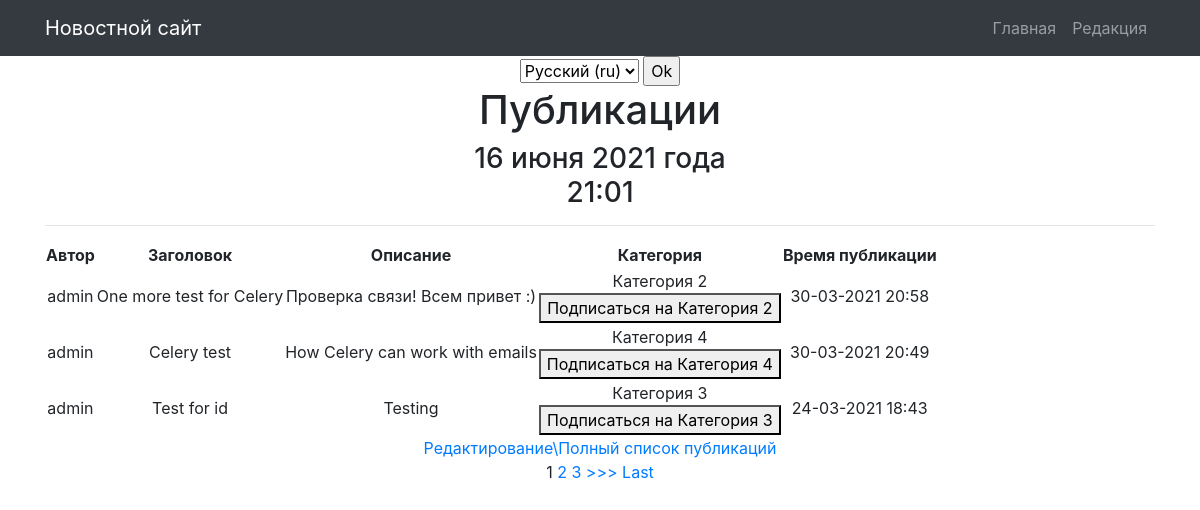
/, run on an earlier commit of the app's database.
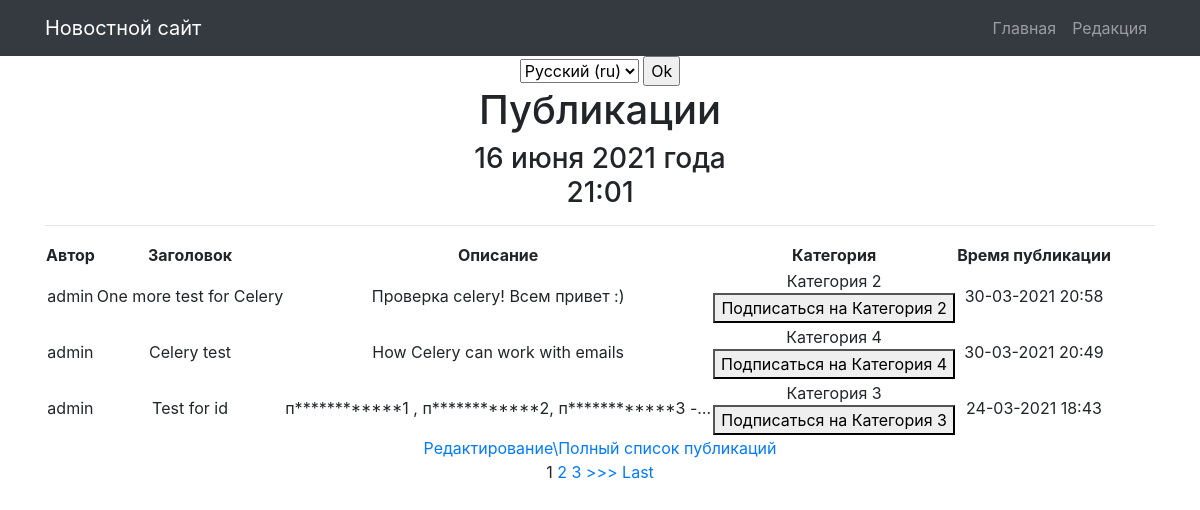
And on a later commit of the database.
### news/models.py (models this page shows, shortened)
class Post(models.Model):
    ARTICLE_TYPES = (
        ('news', 'Новости'), ('article', 'Статья')
    )
    article_author = models.ForeignKey(Author, on_delete=models.CASCADE, verbose_name=_('Автор статьи или новости'),
                                       related_name='posts')
    article_choice = models.CharField(max_length=50, choices=ARTICLE_TYPES)
    article_time_in = models.DateTimeField(auto_now_add=True, verbose_name=_('Дата создания'))
    article_category = models.ManyToManyField(Category, verbose_name=_('Категория публикации'))
    article_title = models.CharField(max_length=255, verbose_name=_('Название статьи или новости'))
    article_text = models.TextField(verbose_name=_('Основной текст статьи'))
    article_rating = models.IntegerField(default=0, verbose_name=_('Рейтинг публикации'))
    class Meta:
        verbose_name = _('Публикация')
        verbose_name_plural = _('Публикации')

class Author(models.Model):
    author_user = models.OneToOneField(User, on_delete=models.CASCADE, verbose_name=_('Автор'))
    author_rating = models.IntegerField(default=0, verbose_name=_('Рейтинг автора'))
    def __str__(self):
        return self.author_user.username
    class Meta:
        verbose_name = _('Автор')
        verbose_name_plural = _('Авторы')

### news/views.py (the view)
# urls.py: path('', NewsList.as_view(), name='index'),
class NewsList(ListView):
    model = Post
    template_name = 'posts.html'
    context_object_name = 'posts'
    ordering = ['-article_time_in']
    paginate_by = 3  # поставим постраничный вывод в один элемент
    def get_context_data(self: "NewsList", **kwargs) -> dict:
        context = super().get_context_data(**kwargs)
        context['time_now'] = datetime.utcnow()
        context['value1'] = None  # добавим ещё одну пустую переменную, чтобы на её примере посмотреть работу другого
        context['test'] = ''
        context['filter'] = NewsFilter(self.request.GET, queryset=self.get_queryset())
        return context

### news/models.py (called while the page is built)
    def __str__(self):
        return self.category_name

### news/templatetags/custom_filters_and_tags.py (called while the page is built)
@register.filter(name='censor')
@stringfilter
def censor(value):
    forbidden_words = ["плохое слово 1", "плохое слово 2", "плохое слово 3"]
    f_words = [word for word in forbidden_words if word in value]
    if f_words:
        new_value = value
        for f_word in f_words:
            new_value = new_value.replace(f_word, f_word[0] + '*' * (len(f_word)-2) + f_word[-1])
        return new_value
    else:
        return value

@register.simple_tag(name='time')
def time(time_format):
    return datetime.datetime.now().strftime(time_format)

### Templates/posts.html (shortened to what this page needs)
{% extends 'default.html' %}
{% load custom_filters_and_tags %}
{% load i18n %}
{% block content %}
{% include 'language_switch_form.html' %}
<h1>{% translate 'Публикации'%}</h1>
    <h3>{% blocktranslate with time=time_now|date:"d E Y"%}{{ time }} года{% endblocktranslate %}<br>{% time "%H:%M" %}</h3>
<hr>
<table>
    <thead>
        <tr>
            <th>{% translate 'автор'|capfirst%}</th>
            <th>{% translate 'Заголовок'%}</th>
            <th>{% translate 'Описание'%}</th>
            <th>{% translate 'Категория'%}</th>
            <th>{% translate 'Время$$$ публикации'|cut:'$'%}</th>
        </tr>
    </thead>
    <tbody>
    {% for post in posts %}
        {% with post.article_category.all as all_art_cat %}
        <tr>
            <td>{{ post.article_author }}</td>
            <td>{{ post.article_title | censor }}</td>
            <td>{{ post.article_text | censor | truncatechars:50 }}</td>
            <td>
                {% for category in all_art_cat %}
                    {% with all_cat_sub=category.category_subscriber.all %}
                    {{ category }}<br>
                    {% if user in all_cat_sub %}
                        <form action = "{% url 'subscribe' %}" method="POST">
                        {% csrf_token %}
                        <button type="submit" name="category_id" value="{{ category.id }}">{% translate 'Отписаться от'%} {{ category }}</button>
                        </form>
                    {% else %}
                        <form action = "{% url 'subscribe' %}"  method="POST">
                        <button type="submit" name="category_id" value="{{ category.id }}">{% translate 'Подписаться на'%} {{ category }}</button>
                        </form>
                    {% endif %}
                    {% endwith %}
                {% endfor %}
            </td>
            <td>{{ post.article_time_in | date:"d-m-Y H:i"}}</td>
        </tr>
        {% endwith %}
    {% empty %}
        <h2>{% translate 'Публикаций нет!'%}</h2>
    {% endfor %}
    </tbody>
</table>
<a href={% url 'posts_full' %}>{% translate 'Редактирование\Полный список публикаций'%}</a> <br>
{% if is_paginated %}
    {% for num in page_obj.paginator.page_range %}
        {% if page_obj.number == num %}
            <a>{{ num }}</a>
        {% elif num > page_obj.number|add:'-3' and num < page_obj.number|add:'3' %}
            <a href="?page={{ num }}">{{ num }}</a>
        {% endif %}
    {% endfor %}
    {% if page_obj.has_next %}
        <a href="?page={{ page_obj.next_page_number }}">>>></a>
        <a href="?page={{ page_obj.paginator.num_pages }}">Last</a>
    {% endif %}
{% endif %}
{% endblock content %}

What changed in the data, as far as the page shows it:
changed Post "One more test for Celery": article_text|censor "Проверка связи! Всем привет :)" → "Проверка celery! Всем привет :)"
changed Post "Test for id": article_text|censor "Testing" → "п************1 , п************2, п************3 -…"
